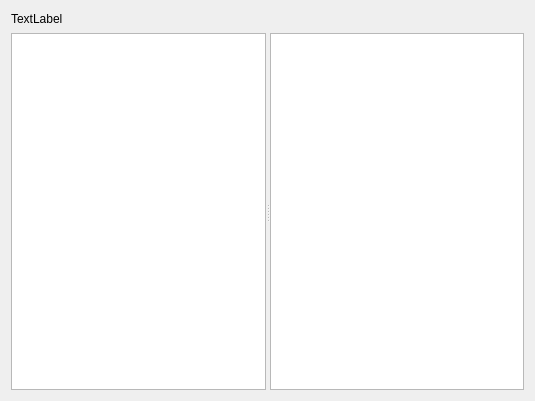
<?xml version="1.0" encoding="UTF-8"?>
<ui version="4.0">
 <class>ConnectionTab</class>
 <widget class="QWidget" name="ConnectionTab">
  <property name="geometry">
   <rect>
    <x>0</x>
    <y>0</y>
    <width>535</width>
    <height>401</height>
   </rect>
  </property>
  <property name="windowTitle">
   <string>Form</string>
  </property>
  <layout class="QVBoxLayout" name="verticalLayout_2">
   <item>
    <widget class="QLabel" name="connectionLabel">
     <property name="sizePolicy">
      <sizepolicy hsizetype="Preferred" vsizetype="Minimum">
       <horstretch>0</horstretch>
       <verstretch>0</verstretch>
      </sizepolicy>
     </property>
     <property name="maximumSize">
      <size>
       <width>16777215</width>
       <height>16</height>
      </size>
     </property>
     <property name="text">
      <string>TextLabel</string>
     </property>
    </widget>
   </item>
   <item>
    <widget class="QSplitter" name="splitter">
     <property name="orientation">
      <enum>Qt::Horizontal</enum>
     </property>
     <widget class="QWidget" name="verticalLayoutWidget">
      <layout class="QVBoxLayout" name="lTopVLayout">
       <item>
        <widget class="QTableView" name="recentTradesView"/>
       </item>
      </layout>
     </widget>
     <widget class="QWidget" name="verticalLayoutWidget_2">
      <layout class="QVBoxLayout" name="rTopVLayout">
       <item>
        <widget class="QTableView" name="bookDepthView"/>
       </item>
      </layout>
     </widget>
    </widget>
   </item>
  </layout>
 </widget>
 <resources/>
 <connections/>
</ui>
